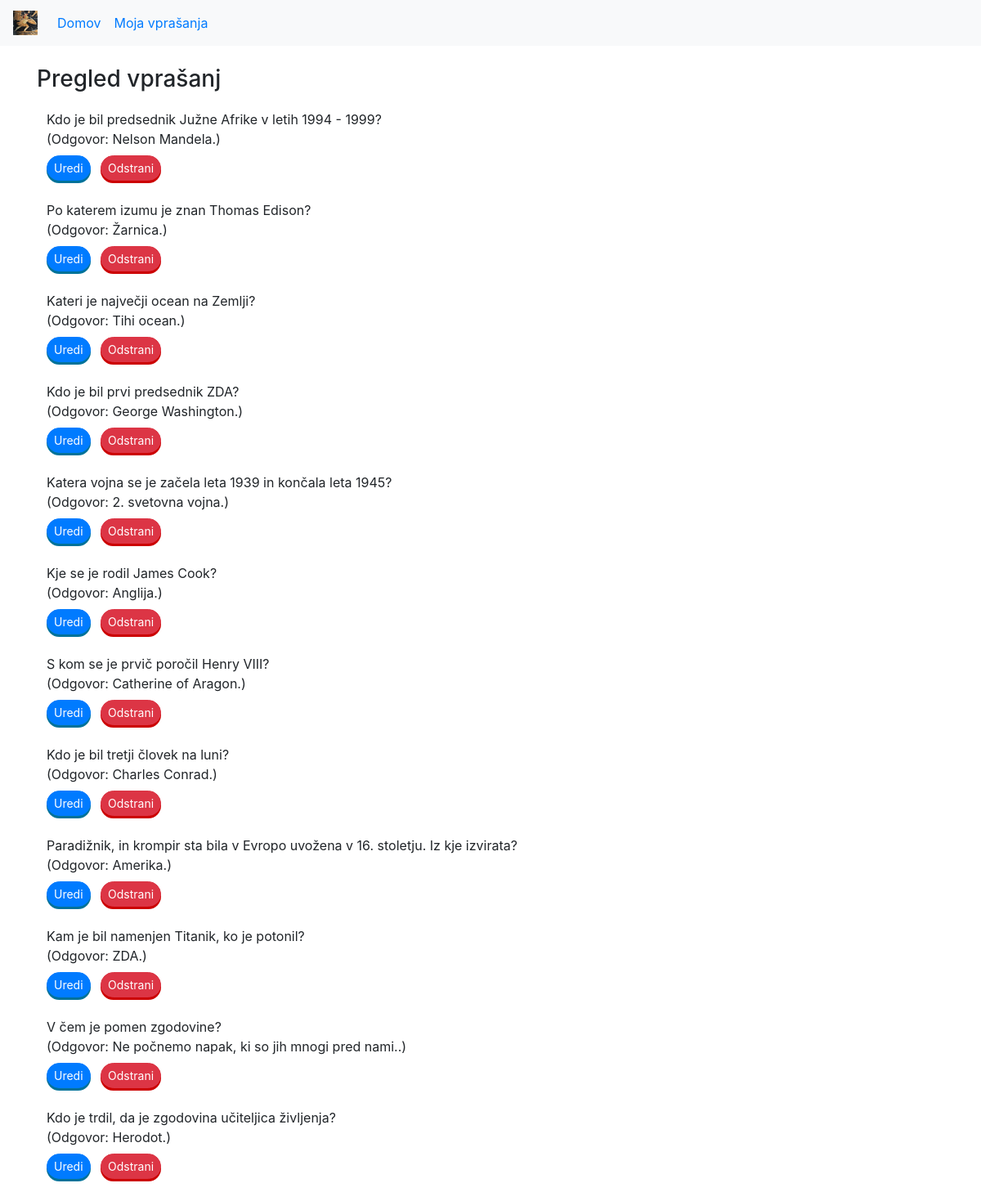
Screenshot of /moja_vprasanja with the database file from the repository.
### zgodovinakviz/models.py (models this page shows, shortened)
class Vprasanje(models.Model):
    author = models.ForeignKey(Uporabnik, on_delete=models.SET_NULL, null=True)
    vprasanje = models.CharField(max_length=1000)
    pravilen_odgovor = models.CharField(max_length=1000)
    napacen_odgovor_1 = models.CharField(max_length=1000)
    napacen_odgovor_2 = models.CharField(max_length=1000)
    namig = models.CharField(max_length=1000)
    slika = models.CharField(max_length=1000)
    created_date = models.DateTimeField(default=timezone.now)
    published_date = models.DateTimeField(blank=True, null=True)

### zgodovinakviz/views.py (the view)
# urls.py: path('moja_vprasanja', views.moja_vprasanja, name='moja_vprasanja'),
def moja_vprasanja(request):
    vprasanja = Vprasanje.objects.all().order_by('-created_date');
    return render(request, 'zgodovinakviz/questions_overview.html', {'vprasanja': vprasanja})

### zgodovinakviz/templates/zgodovinakviz/questions_overview.html (shortened to what this page needs)
<!DOCTYPE html>
{% load static %}
<html lang="en">
    <head>
        <link rel="stylesheet" href="https://cdn.jsdelivr.net/npm/bootstrap@4.5.3/dist/css/bootstrap.min.css">
        <link rel="stylesheet" href="https://cdn.jsdelivr.net/npm/bootstrap-icons@1.7.0/font/bootstrap-icons.css">
        <link rel="stylesheet" href="{% static 'css/common.css' %}">
    </head>
    <body>
        <nav class="navbar navbar-expand-md bg-light">
            <a class="navbar-brand" href="/vstop" width="30" height="30" alt="">
                <img src="{% static 'images/achilles.jpg' %}" width="30" height="30" class="d-inline-block align-top" alt="">
            </a>
            <div class="collapse navbar-collapse" id="main-navigation">
                <ul class="navbar-nav">
                    <li class="nav-item">
                        <a class="nav-link" href="/vstop">Domov</a>
                    </li>
                    <li class="nav-item">
                        <a class="nav-link" href="/moja_vprasanja">Moja vprašanja</a>
                    </li>
                </ul>
            </div>
        </nav>
        <div class="container mt-4">
            <h3>Pregled vprašanj</h3>
            <table class="table table-borderless">
                <tbody>
                    {% for v in vprasanja %}
						<tr>
							<td class="text-left">{{v.vprasanje}}<br>
								(Odgovor: {{v.pravilen_odgovor}}.)<br>
								<a role="button" href="{% url 'uredi' pk=v.pk %}" class="btn btn-primary btn-sm mt-2">Uredi</a>
								<button data-toggle="modal" data-target="#modal{{v.pk}}" class="btn btn-danger btn-sm ml-2 mt-2">Odstrani</button>
							</td>
						</tr>
					{% endfor %}
                </tbody>
            </table>
        </div>
    </body>
</html>

### zgodovinakviz/static/css/common.css (style rules this page uses)
.btn { border-radius: 24px; }
.btn-primary { box-shadow: 0 3px 0 0 #007299; }
.btn-danger { box-shadow: 0 3px 0 0 #cc0000; }

### rows the page displays
Vprasanje: vprasanje "Kdo je bil predsednik Južne Afrike v letih 1994 - 1999?", pravilen_odgovor "Nelson Mandela"
Vprasanje: vprasanje "Po katerem izumu je znan Thomas Edison?", pravilen_odgovor "Žarnica"
Vprasanje: vprasanje "Kateri je največji ocean na Zemlji?", pravilen_odgovor "Tihi ocean"
Vprasanje: vprasanje "Kdo je bil prvi predsednik ZDA?", pravilen_odgovor "George Washington"
Vprasanje: vprasanje "Katera vojna se je začela leta 1939 in končala leta 1945?", pravilen_odgovor "2. svetovna vojna"
Vprasanje: vprasanje "Kje se je rodil James Cook?", pravilen_odgovor "Anglija"
Vprasanje: vprasanje "S kom se je prvič poročil Henry VIII?", pravilen_odgovor "Catherine of Aragon"
Vprasanje: vprasanje "Kdo je bil tretji človek na luni?", pravilen_odgovor "Charles Conrad"
Vprasanje: vprasanje "Paradižnik, in krompir sta bila v Evropo uvožena v 16. stoletju. Iz kje izvirata?", pravilen_odgovor "Amerika"
Vprasanje: vprasanje "Kam je bil namenjen Titanik, ko je potonil?", pravilen_odgovor "ZDA"
Vprasanje: vprasanje "V čem je pomen zgodovine?", pravilen_odgovor "Ne počnemo napak, ki so jih mnogi pred nami."
Vprasanje: vprasanje "Kdo je trdil, da je zgodovina učiteljica življenja?", pravilen_odgovor "Herodot"
